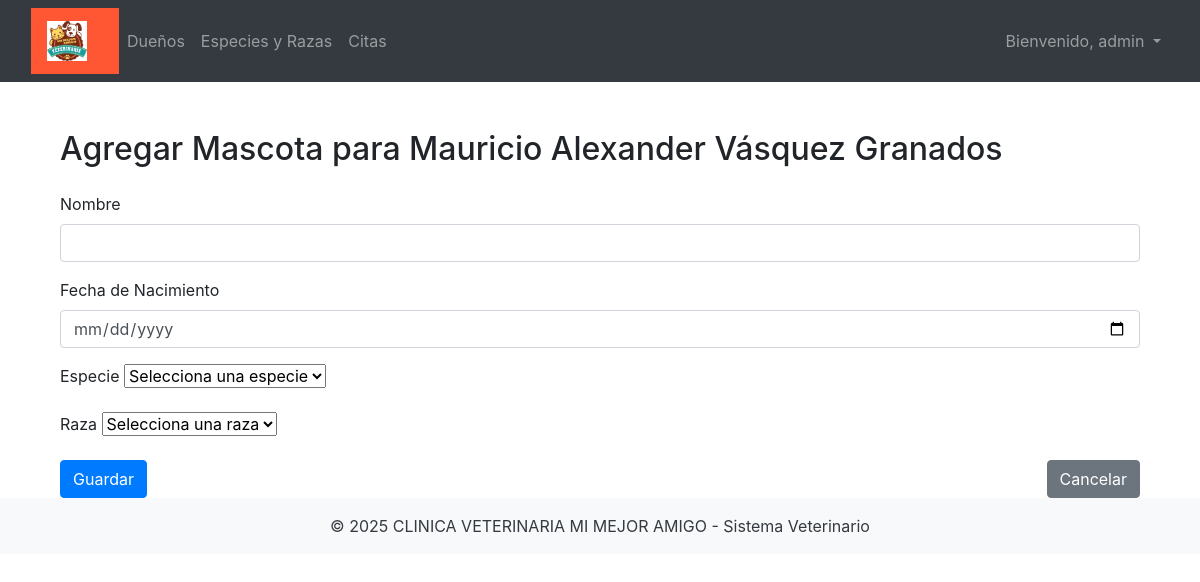
Screenshot of /pet/new/1 (signed in) with the database file from the repository.
### app/models/config.py (models this page shows)
class ClinicConfig(db.Model):
    __tablename__ = 'clinic_config'
    id = db.Column(db.Integer, primary_key=True)
    clinic_name = db.Column(db.String(100), nullable=False)
    logo_url = db.Column(db.String(255), nullable=True)
    primary_color = db.Column(db.String(7), nullable=True)
    secondary_color = db.Column(db.String(7), nullable=True)
    welcome_message = db.Column(db.String(255), nullable=True)

### app/models/user.py (models this page shows, shortened)
class User(UserMixin, db.Model):
    id = db.Column(db.Integer, primary_key=True)
    username = db.Column(db.String(64), unique=True, nullable=False)
    email = db.Column(db.String(120), unique=True, nullable=False)
    password_hash = db.Column(db.String(128), nullable=False)
    role = db.Column(db.String(20), nullable=False, default='asistente')  # Por defecto, rol "asistente"

### app/models/owner.py (models this page shows, shortened)
class Owner(db.Model):
    id = db.Column(db.Integer, primary_key=True)
    name = db.Column(db.String(100), nullable=False)
    phone = db.Column(db.String(20), nullable=False)
    email = db.Column(db.String(100), nullable=True)
    pets = db.relationship('Pet', backref='owner', lazy=True)

### app/routes.py (the view, shortened to what this page needs)
@main.route('/pet/new/<int:owner_id>', methods=['GET', 'POST'])
@login_required
def add_pet(owner_id):
    owner = Owner.query.get_or_404(owner_id)
    form = PetForm()
    species_choices = [(0, 'Selecciona una especie')] + [(s.id, s.name) for s in Species.query.all()]
    form.species_id.choices = species_choices
    selected_species_id = None
    if form.species_id.data and form.species_id.data != 0:
        selected_species_id = form.species_id.data
    elif request.method == 'POST':
        selected_species_id = request.form.get('species_id', type=int)
    if selected_species_id:
        breed_choices = [(0, 'Selecciona una raza')] + [
            (b.id, b.name) for b in Breed.query.filter_by(species_id=selected_species_id).all()
        ]
        form.breed_id.choices = breed_choices
    else:
        form.breed_id.choices = [(0, 'Selecciona una raza')]
    return render_template('add_pet.html', form=form, owner=owner, title="Agregar Mascota")

### app/forms.py
class PetForm(FlaskForm):
    name = StringField('Nombre', validators=[DataRequired(), Length(max=50)])
    birth_date = DateField('Fecha de Nacimiento', validators=[DataRequired()])
    observations = TextAreaField('Observaciones', validators=[Optional()])
    species_id = SelectField('Especie', coerce=int, validators=[DataRequired()])
    breed_id = SelectField('Raza', coerce=int, validators=[DataRequired()])
    submit = SubmitField('Guardar')

### app/__init__.py (called while the page is built)
@login_manager.user_loader
def load_user(user_id):
    from app.models.user import User
    return User.query.get(int(user_id))

def create_app():
    app = Flask(__name__)
    app.config.from_object('config.Config')
    db.init_app(app)
    login_manager.init_app(app)
    mail.init_app(app)
    migrate.init_app(app, db)
    from app.models.config import ClinicConfig
    from app.routes import main
    app.register_blueprint(main)
    from app.auth.routes import auth
    app.register_blueprint(auth, url_prefix='/auth')
    @app.context_processor
    def inject_clinic_config():
        config = ClinicConfig.query.first()
        return dict(config=config)
    return app

### app/templates/add_pet.html (shortened to what this page needs)
{% extends "base.html" %}
{% block content %}
<div class="container mt-5">
    <h2 class="mb-4">Agregar Mascota para {{ owner.name }}</h2>
    <form method="POST">
        <div class="mb-3">
            {{ form.name.label(class="form-label") }}
            {{ form.name(class="form-control") }}
        </div>
        <div class="mb-3">
            {{ form.birth_date.label(class="form-label") }}
            {{ form.birth_date(class="form-control") }}
        </div>
        <div class="mb-3">
            {{ form.species_id.label(class="form-label") }}
            {{ form.species_id(class="form-select", onchange="loadBreeds(this.value)") }}
        </div>
        <div class="mb-3">
            {{ form.breed_id.label(class="form-label") }}
            {{ form.breed_id(class="form-select", id="breed_id") }}
        </div>
        <div class="d-flex justify-content-between">
            {{ form.submit(class="btn btn-primary") }}
            <a href="{{ url_for('main.owner_detail', id=owner.id) }}" class="btn btn-secondary">Cancelar</a>
        </div>
    </form>
</div>
{% endblock %}

### app/templates/base.html (shortened to what this page needs)
<!DOCTYPE html>
<html lang="es">
<head>
  <link rel="stylesheet" href="{{ url_for('static', filename='css/bootstrap.min.css') }}">
  <link rel="stylesheet" href="{{ url_for('static', filename='css/intlTelInput.min.css') }}">
</head>
<body>
<nav class="navbar navbar-expand-lg navbar-dark bg-dark">
	<div class="container-fluid">
    <nav class="navbar" style="background-color: {{ config.primary_color }};">
		<a class="navbar-brand" href="/">
			<img src="{{ config.logo_url }}" alt="Logo" height="40">
		</a>
	</nav>
    <div class="collapse navbar-collapse justify-content-between" id="navbarNav">
      <ul class="navbar-nav">
        <li class="nav-item">
          <a class="nav-link" href="{{ url_for('main.list_owners') }}">Dueños</a>
        </li>
        <li class="nav-item">
          <a class="nav-link" href="{{ url_for('main.list_species') }}">Especies y Razas</a>
        </li>
        <li class="nav-item">
          <a class="nav-link" href="{{ url_for('main.appointments') }}">Citas</a>
        </li>
      </ul>
      <ul class="navbar-nav">
        {% if current_user.is_authenticated %}
        <li class="nav-item dropdown">
          <a class="nav-link dropdown-toggle" href="#" id="userDropdown" role="button" data-bs-toggle="dropdown"
            aria-expanded="false">
            Bienvenido, {{ current_user.username }}
          </a>
        </li>
        {% else %}
        <li class="nav-item">
          <a class="nav-link" href="{{ url_for('auth.login') }}">Iniciar Sesión</a>
        </li>
        {% endif %}
      </ul>
    </div>
  </div>
</nav>
  <div class="container mt-4 flex-grow-1">
    {% block content %}{% endblock %}
  </div>
  <footer class="bg-light text-center text-dark py-3">
    <p class="mb-0">© 2025 {{ config.clinic_name }} - Sistema Veterinario</p>
  </footer>
</body>
</html>

### rows the page displays
ClinicConfig: logo_url (picture), clinic_name "CLINICA VETERINARIA MI MEJOR AMIGO"
User: username "admin"
Owner: name "Mauricio Alexander Vásquez Granados"
